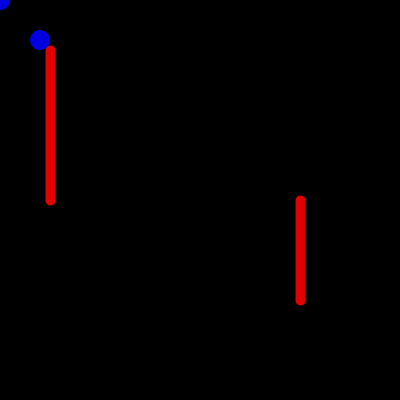
Frame 1 (no input)
Frame 60 (the mouse pressed at the canvas centre just before this capture): identical to frame 1, image omitted
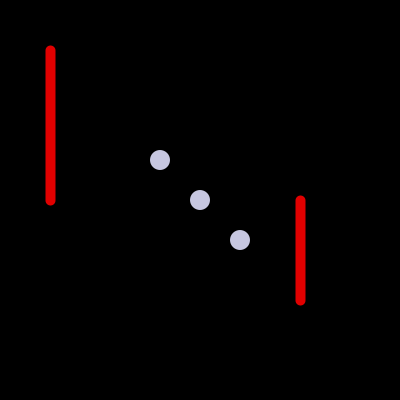
Frame 120 (the mouse held since frame 60 and released just before this capture)

The Processing sketch that drew these frames (run headless with seeded random() and noise(); from frame 60 on, the mouse is pressed at the canvas centre):

// Processing sketch: processing_112522
// ── processing_112522.pde

void setup(){
  size(400,400);
 
  
}
  
  void draw(){
    background(0,0,0);
    strokeWeight(10);
    stroke(225,0,0);
    line(50,50,50,200);
    line(300,300,300,200);
    
    noStroke();
    fill(mouseX,mouseY,225);
    ellipse(mouseX,mouseY,20,20);
    ellipse(mouseX+40, mouseY+40,20,20);
    ellipse(mouseX-40,mouseY-40,20,20);
    
    
        
  
    }
    
 
